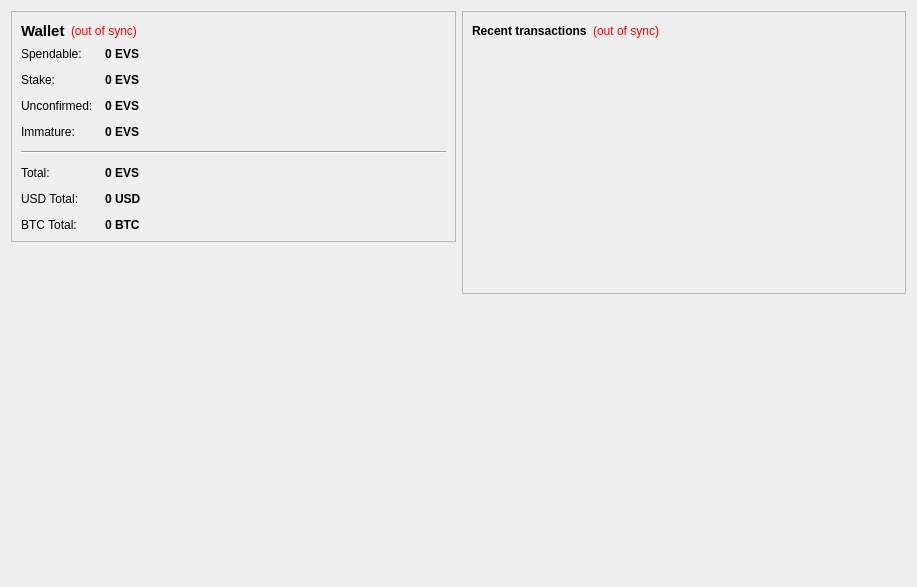
<?xml version="1.0" encoding="UTF-8"?>
<ui version="4.0">
 <class>OverviewPage</class>
 <widget class="QWidget" name="OverviewPage">
  <property name="geometry">
   <rect>
    <x>0</x>
    <y>0</y>
    <width>917</width>
    <height>587</height>
   </rect>
  </property>
  <property name="windowTitle">
   <string>Form</string>
  </property>
  <layout class="QHBoxLayout" name="horizontalLayout" stretch="1,1">
   <item>
    <layout class="QVBoxLayout" name="verticalLayout_2">
     <item>
      <widget class="QFrame" name="frame">
       <property name="frameShape">
        <enum>QFrame::StyledPanel</enum>
       </property>
       <property name="frameShadow">
        <enum>QFrame::Raised</enum>
       </property>
       <layout class="QVBoxLayout" name="verticalLayout_4">
        <item>
         <layout class="QHBoxLayout" name="horizontalLayout_4">
          <item>
           <widget class="QLabel" name="label_5">
            <property name="font">
             <font>
              <pointsize>11</pointsize>
              <weight>75</weight>
              <bold>true</bold>
             </font>
            </property>
            <property name="text">
             <string>Wallet</string>
            </property>
           </widget>
          </item>
          <item>
           <widget class="QLabel" name="labelWalletStatus">
            <property name="toolTip">
             <string>The displayed information may be out of date. Your wallet automatically synchronizes with the Evarians network after a connection is established, but this process has not completed yet.</string>
            </property>
            <property name="styleSheet">
             <string notr="true">QLabel { color: red; }</string>
            </property>
            <property name="text">
             <string notr="true">(out of sync)</string>
            </property>
            <property name="alignment">
             <set>Qt::AlignLeading|Qt::AlignLeft|Qt::AlignVCenter</set>
            </property>
           </widget>
          </item>
          <item>
           <spacer name="horizontalSpacer_2">
            <property name="orientation">
             <enum>Qt::Horizontal</enum>
            </property>
            <property name="sizeHint" stdset="0">
             <size>
              <width>40</width>
              <height>20</height>
             </size>
            </property>
           </spacer>
          </item>
         </layout>
        </item>
        <item>
         <layout class="QFormLayout" name="formLayout_2">
          <property name="fieldGrowthPolicy">
           <enum>QFormLayout::AllNonFixedFieldsGrow</enum>
          </property>
          <property name="horizontalSpacing">
           <number>12</number>
          </property>
          <property name="verticalSpacing">
           <number>12</number>
          </property>
          <item row="0" column="0">
           <widget class="QLabel" name="label">
            <property name="text">
             <string>Spendable:</string>
            </property>
           </widget>
          </item>
          <item row="0" column="1">
           <widget class="QLabel" name="labelBalance">
            <property name="font">
             <font>
              <weight>75</weight>
              <bold>true</bold>
             </font>
            </property>
            <property name="cursor">
             <cursorShape>IBeamCursor</cursorShape>
            </property>
            <property name="toolTip">
             <string>Your current spendable balance</string>
            </property>
            <property name="text">
             <string notr="true">0 EVS</string>
            </property>
            <property name="textInteractionFlags">
             <set>Qt::LinksAccessibleByMouse|Qt::TextSelectableByKeyboard|Qt::TextSelectableByMouse</set>
            </property>
           </widget>
          </item>
          <item row="1" column="0">
           <widget class="QLabel" name="label_6">
            <property name="text">
             <string>Stake:</string>
            </property>
           </widget>
          </item>
          <item row="1" column="1">
           <widget class="QLabel" name="labelStake">
            <property name="font">
             <font>
              <weight>75</weight>
              <bold>true</bold>
             </font>
            </property>
            <property name="cursor">
             <cursorShape>IBeamCursor</cursorShape>
            </property>
            <property name="toolTip">
             <string>Total of coins that was staked, and do not yet count toward the current balance</string>
            </property>
            <property name="text">
             <string notr="true">0 EVS</string>
            </property>
            <property name="textInteractionFlags">
             <set>Qt::LinksAccessibleByMouse|Qt::TextSelectableByKeyboard|Qt::TextSelectableByMouse</set>
            </property>
           </widget>
          </item>
          <item row="2" column="0">
           <widget class="QLabel" name="label_3">
            <property name="text">
             <string>Unconfirmed:</string>
            </property>
           </widget>
          </item>
          <item row="2" column="1">
           <widget class="QLabel" name="labelUnconfirmed">
            <property name="font">
             <font>
              <weight>75</weight>
              <bold>true</bold>
             </font>
            </property>
            <property name="cursor">
             <cursorShape>IBeamCursor</cursorShape>
            </property>
            <property name="toolTip">
             <string>Total of transactions that have yet to be confirmed, and do not yet count toward the current balance</string>
            </property>
            <property name="text">
             <string notr="true">0 EVS</string>
            </property>
            <property name="textInteractionFlags">
             <set>Qt::LinksAccessibleByMouse|Qt::TextSelectableByKeyboard|Qt::TextSelectableByMouse</set>
            </property>
           </widget>
          </item>
          <item row="3" column="0">
           <widget class="QLabel" name="labelImmatureText">
            <property name="text">
             <string>Immature:</string>
            </property>
           </widget>
          </item>
          <item row="3" column="1">
           <widget class="QLabel" name="labelImmature">
            <property name="font">
             <font>
              <weight>75</weight>
              <bold>true</bold>
             </font>
            </property>
            <property name="toolTip">
             <string>Mined balance that has not yet matured</string>
            </property>
            <property name="text">
             <string notr="true">0 EVS</string>
            </property>
            <property name="textInteractionFlags">
             <set>Qt::LinksAccessibleByMouse|Qt::TextSelectableByKeyboard|Qt::TextSelectableByMouse</set>
            </property>
           </widget>
          </item>
          <item row="4" column="0" colspan="2">
           <widget class="Line" name="line">
            <property name="orientation">
             <enum>Qt::Horizontal</enum>
            </property>
           </widget>
          </item>
          <item row="5" column="0">
           <widget class="QLabel" name="labelTotalText">
            <property name="text">
             <string>Total:</string>
            </property>
           </widget>
          </item>
          <item row="5" column="1">
           <widget class="QLabel" name="labelTotal">
            <property name="font">
             <font>
              <weight>75</weight>
              <bold>true</bold>
             </font>
            </property>
            <property name="cursor">
             <cursorShape>IBeamCursor</cursorShape>
            </property>
            <property name="toolTip">
             <string>Your current total balance</string>
            </property>
            <property name="text">
             <string notr="true">0 EVS</string>
            </property>
            <property name="textInteractionFlags">
             <set>Qt::LinksAccessibleByMouse|Qt::TextSelectableByKeyboard|Qt::TextSelectableByMouse</set>
            </property>
           </widget>
          </item>
          <item row="6" column="0">
           <widget class="QLabel" name="label_7">
            <property name="text">
             <string>USD Total:</string>
            </property>
           </widget>
          </item>
          <item row="6" column="1">
           <widget class="QLabel" name="labelUSDTotal">
            <property name="font">
             <font>
              <weight>75</weight>
              <bold>true</bold>
             </font>
            </property>
            <property name="cursor">
             <cursorShape>IBeamCursor</cursorShape>
            </property>
            <property name="toolTip">
             <string>Your current total balance in USD, Rate is not updated often</string>
            </property>
            <property name="text">
             <string>0 USD</string>
            </property>
           </widget>
          </item>
          <item row="7" column="0">
           <widget class="QLabel" name="label_9">
            <property name="text">
             <string>BTC Total:</string>
            </property>
           </widget>
          </item>
          <item row="7" column="1">
           <widget class="QLabel" name="labelBTCTotal">
            <property name="font">
             <font>
              <weight>75</weight>
              <bold>true</bold>
             </font>
            </property>
            <property name="cursor">
             <cursorShape>IBeamCursor</cursorShape>
            </property>
            <property name="toolTip">
             <string>Your current total balance in BTC, Rate is not updated often</string>
            </property>
            <property name="text">
             <string>0 BTC</string>
            </property>
           </widget>
          </item>
         </layout>
        </item>
       </layout>
      </widget>
     </item>
     <item>
      <spacer name="verticalSpacer">
       <property name="orientation">
        <enum>Qt::Vertical</enum>
       </property>
       <property name="sizeHint" stdset="0">
        <size>
         <width>20</width>
         <height>40</height>
        </size>
       </property>
      </spacer>
     </item>
     <item>
      <widget class="QLabel" name="label_2">
       <property name="text">
        <string/>
       </property>
       <property name="pixmap">
        <pixmap>:/icons/evarians</pixmap>
       </property>
      </widget>
     </item>
    </layout>
   </item>
   <item>
    <layout class="QVBoxLayout" name="verticalLayout_3">
     <item>
      <widget class="QFrame" name="frame_2">
       <property name="frameShape">
        <enum>QFrame::StyledPanel</enum>
       </property>
       <property name="frameShadow">
        <enum>QFrame::Raised</enum>
       </property>
       <layout class="QVBoxLayout" name="verticalLayout">
        <item>
         <layout class="QHBoxLayout" name="horizontalLayout_2">
          <item>
           <widget class="QLabel" name="label_4">
            <property name="text">
             <string>&lt;b&gt;Recent transactions&lt;/b&gt;</string>
            </property>
           </widget>
          </item>
          <item>
           <widget class="QLabel" name="labelTransactionsStatus">
            <property name="toolTip">
             <string>The displayed information may be out of date. Your wallet automatically synchronizes with the Evarians network after a connection is established, but this process has not completed yet.</string>
            </property>
            <property name="styleSheet">
             <string notr="true">QLabel { color: red; }</string>
            </property>
            <property name="text">
             <string notr="true">(out of sync)</string>
            </property>
            <property name="alignment">
             <set>Qt::AlignRight|Qt::AlignTrailing|Qt::AlignVCenter</set>
            </property>
           </widget>
          </item>
          <item>
           <spacer name="horizontalSpacer">
            <property name="orientation">
             <enum>Qt::Horizontal</enum>
            </property>
            <property name="sizeHint" stdset="0">
             <size>
              <width>40</width>
              <height>20</height>
             </size>
            </property>
           </spacer>
          </item>
         </layout>
        </item>
        <item>
         <widget class="QListView" name="listTransactions">
          <property name="styleSheet">
           <string notr="true">QListView { background: transparent; }</string>
          </property>
          <property name="frameShape">
           <enum>QFrame::NoFrame</enum>
          </property>
          <property name="verticalScrollBarPolicy">
           <enum>Qt::ScrollBarAlwaysOff</enum>
          </property>
          <property name="horizontalScrollBarPolicy">
           <enum>Qt::ScrollBarAlwaysOff</enum>
          </property>
          <property name="selectionMode">
           <enum>QAbstractItemView::NoSelection</enum>
          </property>
         </widget>
        </item>
       </layout>
      </widget>
     </item>
     <item>
      <spacer name="verticalSpacer_2">
       <property name="orientation">
        <enum>Qt::Vertical</enum>
       </property>
       <property name="sizeHint" stdset="0">
        <size>
         <width>20</width>
         <height>40</height>
        </size>
       </property>
      </spacer>
     </item>
    </layout>
   </item>
  </layout>
 </widget>
 <resources>
  <include location="../bitcoin.qrc"/>
 </resources>
 <connections/>
</ui>
